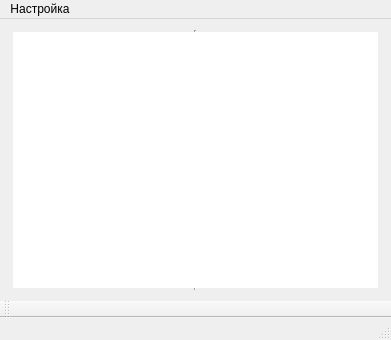
<?xml version="1.0" encoding="UTF-8"?>
<ui version="4.0">
 <class>MainWindow</class>
 <widget class="QMainWindow" name="MainWindow">
  <property name="geometry">
   <rect>
    <x>0</x>
    <y>0</y>
    <width>391</width>
    <height>340</height>
   </rect>
  </property>
  <property name="sizePolicy">
   <sizepolicy hsizetype="Maximum" vsizetype="Maximum">
    <horstretch>0</horstretch>
    <verstretch>0</verstretch>
   </sizepolicy>
  </property>
  <property name="windowTitle">
   <string>MainWindow</string>
  </property>
  <widget class="QWidget" name="centralWidget">
   <property name="sizePolicy">
    <sizepolicy hsizetype="Maximum" vsizetype="Maximum">
     <horstretch>0</horstretch>
     <verstretch>0</verstretch>
    </sizepolicy>
   </property>
   <layout class="QHBoxLayout" name="horizontalLayout">
    <item>
     <layout class="QVBoxLayout" name="verticalLayout">
      <property name="sizeConstraint">
       <enum>QLayout::SetNoConstraint</enum>
      </property>
      <item>
       <widget class="QTableView" name="tableView">
        <property name="sizePolicy">
         <sizepolicy hsizetype="Expanding" vsizetype="Expanding">
          <horstretch>0</horstretch>
          <verstretch>0</verstretch>
         </sizepolicy>
        </property>
        <property name="frameShape">
         <enum>QFrame::VLine</enum>
        </property>
        <property name="frameShadow">
         <enum>QFrame::Sunken</enum>
        </property>
        <property name="selectionBehavior">
         <enum>QAbstractItemView::SelectColumns</enum>
        </property>
        <attribute name="horizontalHeaderCascadingSectionResizes">
         <bool>false</bool>
        </attribute>
        <attribute name="horizontalHeaderStretchLastSection">
         <bool>false</bool>
        </attribute>
        <attribute name="verticalHeaderStretchLastSection">
         <bool>false</bool>
        </attribute>
       </widget>
      </item>
     </layout>
    </item>
   </layout>
  </widget>
  <widget class="QMenuBar" name="menuBar">
   <property name="geometry">
    <rect>
     <x>0</x>
     <y>0</y>
     <width>391</width>
     <height>21</height>
    </rect>
   </property>
   <widget class="QMenu" name="menuFile">
    <property name="title">
     <string>Настройка</string>
    </property>
    <addaction name="action_2"/>
    <addaction name="action"/>
   </widget>
   <addaction name="menuFile"/>
  </widget>
  <widget class="QToolBar" name="mainToolBar">
   <attribute name="toolBarArea">
    <enum>BottomToolBarArea</enum>
   </attribute>
   <attribute name="toolBarBreak">
    <bool>false</bool>
   </attribute>
  </widget>
  <widget class="QStatusBar" name="statusBar"/>
  <action name="action">
   <property name="text">
    <string>Просмотр таблицы настроек</string>
   </property>
  </action>
  <action name="action_2">
   <property name="text">
    <string>Выбор полей</string>
   </property>
  </action>
 </widget>
 <layoutdefault spacing="6" margin="11"/>
 <resources/>
 <connections/>
</ui>
